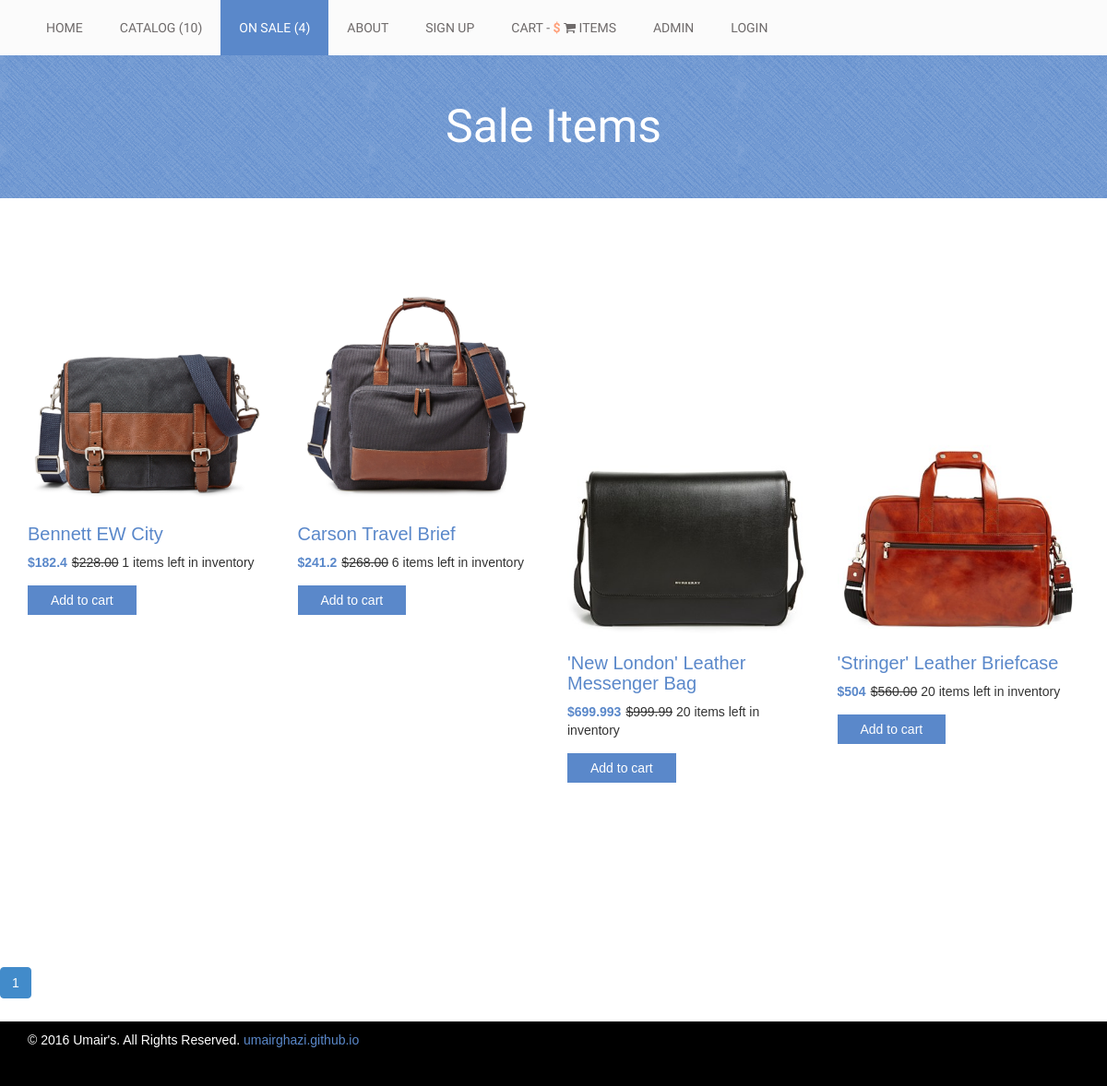
/onSale.php, run on the app's committed database.
### tables this page shows
CREATE TABLE `products` (
  `prod_id` int(2) NOT NULL AUTO_INCREMENT,
  `prod_quantity` int(2) NOT NULL DEFAULT '0',
  `prod_model` varchar(11) NOT NULL DEFAULT '0',
  `prod_image` varchar(72) NOT NULL DEFAULT 'others/none.jpg',
  `prod_price` decimal(5,2) NOT NULL,
  `prod_discount` double NOT NULL DEFAULT '0',
  `prod_ordered` int(1) NOT NULL DEFAULT '0',
  `prod_name` varchar(52) NOT NULL,
  `prod_description` varchar(1280) NOT NULL DEFAULT '',
  `prod_url` varchar(60) DEFAULT NULL,
  `prod_viewed` int(1) NOT NULL DEFAULT '0',
  PRIMARY KEY (`prod_id`),
  KEY `products_id` (`prod_id`),
  KEY `products_id_2` (`prod_id`)
);

### dbInfo.php (called while the page is built)
<?php
	$host = "localhost";
$user = "";
$pass = "";
$db = "";
?>

### DB.class.php (called while the page is built, shortened)
<?php
class DB
{
    public $connection;
    function __construct()
    {
        require_once("dbInfo.php");
        $this->connection = new mysqli($host, $user, $pass, $db);
        $this->connection->query("SET character_set_results = 'utf8', character_set_client = 'utf8', character_set_connection = 'utf8', character_set_database = 'utf8', character_set_server = 'utf8'");
    }
    function getNonSaleProducts()
    {
        $data = array();
        if ($stmt = $this->connection->prepare("select * from products WHERE prod_discount = 0")) {
            $stmt->execute();
            $stmt->store_result();
            $stmt->bind_result($pr_id, $pr_quantity, $pr_model, $pr_image, $pr_price, $pr_discount, $pr_ordered, $pr_name, $pr_description, $pr_url, $pr_viewed);
            if ($stmt->num_rows > 0) {
                while ($stmt->fetch()) {
                    $data[] = array("prod_id" => $pr_id,
                        "prod_quantity" => $pr_quantity,
                        "prod_model" => $pr_model,
                        "prod_image" => $pr_image,
                        "prod_price" => $pr_price,
                        "prod_discount" => $pr_discount,
                        "prod_ordered" => $pr_ordered,
                        "prod_name" => $pr_name,
                        "prod_description" => $pr_description,
                        "prod_url" => $pr_url);
                }
            }
        }
        return $data;
    }
    function getSaleProducts()
    {
        $data = array();
        if ($stmt = $this->connection->prepare("select * from products WHERE prod_discount > 0")) {
            $stmt->execute();
            $stmt->store_result();
            $stmt->bind_result($pr_id, $pr_quantity, $pr_model, $pr_image, $pr_price, $pr_discount, $pr_ordered, $pr_name, $pr_description, $pr_url, $pr_viewed);
            if ($stmt->num_rows > 0) {
                while ($stmt->fetch()) {
                    $data[] = array("prod_id" => $pr_id,
                        "prod_quantity" => $pr_quantity,
                        "prod_model" => $pr_model,
                        "prod_image" => $pr_image,
                        "prod_price" => $pr_price,
                        "prod_discount" => $pr_discount,
                        "prod_ordered" => $pr_ordered,
                        "prod_name" => $pr_name,
                        "prod_description" => $pr_description,
                        "prod_url" => $pr_url);
                }
            }
        }
        return $data;
    }
    function saleProdsForPagination($start_from, $limit)
    {
        $data = array();
        if ($stmt = $this->connection->prepare("select * from products WHERE prod_discount > 0 ORDER BY prod_id ASC LIMIT ?,? ")) {
            $stmt->bind_param("ss", $start_from, $limit);
            $stmt->execute();
            $stmt->store_result();
            $stmt->bind_result($pr_id, $pr_quantity, $pr_model, $pr_image, $pr_price, $pr_discount, $pr_ordered, $pr_name, $pr_description, $pr_url, $pr_viewed);
            if ($stmt->num_rows > 0) {
                while ($stmt->fetch()) {
                    $data[] = array("prod_id" => $pr_id,
                        "prod_quantity" => $pr_quantity,
                        "prod_model" => $pr_model,
                        "prod_image" => $pr_image,
                        "prod_price" => $pr_price,
                        "prod_discount" => $pr_discount,
                        "prod_ordered" => $pr_ordered,
                        "prod_name" => $pr_name,
                        "prod_description" => $pr_description,
                        "prod_url" => $pr_url);
                }
            }
        }
        return $data;
    }
}

### onSale.php (the view, shortened to what this page needs)
<?php
include("header.php");
$limit = 4;
if (isset($_GET['page'])) {
    $page = $_GET['page'];
} else {
    $page = 1;
}
$start_from = ($page - 1) * $limit;
$products = $db->saleProdsForPagination($start_from, $limit);
$pr = $db->getSaleProducts();
?>
<div class="product-big-title-area">
    <div class="container">
        <div class="row">
            <div class="col-md-12">
                <div class="product-bit-title text-center">
                    <h2>Sale Items</h2>
                </div>
            </div>
        </div>
    </div>
</div>
<div class="single-product-area">
    <div class="container">
        <div class="row">
            <?php
            foreach ($products as $product) {
                $actualPrice = $product['prod_price'];
                $discount = $product['prod_discount'];
                $disPrice = $actualPrice - ($actualPrice * ($discount/100));
                echo '<div class="col-md-3 col-sm-6">
                                <div class="single-shop-product">
                                    <div class="product-upper">
                                         <img src=' . $product["prod_image"] . ' alt="">
                                    </div>
                                    <h2><a href="singleProduct.php?prod_id=' . $product["prod_id"] . ' "> ' . $product["prod_name"] . '</a></h2>
                                    <div class="product-carousel-price">
                                    <ins>$'. $disPrice . '</ins><del>$'. $product["prod_price"] . '</del>
                                    <span id="'.$product["prod_id"].'"><span id="items-left">'.$product["prod_quantity"].'</span> items left in inventory</span>
                                    </div>
                                    <div class="product-option-shop">
                                        <button data-prod-id="'.$product["prod_id"]. '" class="add_to_cart_button" onclick="cartFunctions.addToCart(this); cartFunctions.getItemsLeftFromCart(this);">Add to cart</button>
                                    </div>
                                </div>
                              </div>';
            }
            ?>
        </div>
    </div>
</div>
<?php
$total_records = count($pr);
$total_pages = ceil($total_records / $limit);
$pagLink = "<ul class='pagination'>";
for ($i = 1; $i <= $total_pages; $i++) {
    if ($_GET['page'] == $i) {
        $pagLink .= "<li class = 'active'><a href='onSale.php?page=" . $i . "'>" . $i . "</a></li>";
    } else {
        $pagLink .= "<li><a href='onSale.php?page=" . $i . "'>" . $i . "</a></li>";
    }
};
echo $pagLink . "</ul>";
?>
<?php include "footer.php" ?>
</body>
</html>

### style.css (style rules this page uses)
img { max-width: 100%; height: auto; }
h1, h2, h3, h4, h5, h6 { margin: 0 0 15px; }
body { font-family: Arial, Helvetica, sans-serif; }
.product-carousel-price ins { color: #5a88ca; font-weight: 700; margin-right: 5px; text-decoration: none; }
a { color: #5a88ca }
.product-big-title-area { background: url(img/crossword.png) repeat scroll 0 0 #5a88ca }
.product-bit-title h2 { font-family: raleway; font-size: 50px; font-weight: 200; margin: 0; padding: 50px 0; color: #fff; }
.single-product-area { padding: 80px 0 130px; }
.add_to_cart_button { background: none repeat scroll 0 0 #5a88ca; border: medium none; color: #fff; padding: 6px 25px; display: inline-block }
.single-shop-product h2 { font-size: 20px; margin: 10px 0; }
.product-option-shop { margin-top: 15px; }
.single-shop-product { margin-bottom: 50px }
.pagination > li > a, .pagination > li > span { color: #5a88ca; }

### data on the page
products: prod_image (picture), prod_name "Bennett EW City", disPrice "182.4", prod_price "228.00", prod_quantity "1"
products: prod_image (picture), prod_name "Carson Travel Brief", disPrice "241.2", prod_price "268.00", prod_quantity "6"
products: prod_image (picture), prod_name "'New London' Leather Messenger Bag", disPrice "699.993", prod_price "999.99", prod_quantity "20"
products: prod_image (picture), prod_name "'Stringer' Leather Briefcase", disPrice "504", prod_price "560.00", prod_quantity "20"

### other printed values
$name "HOME CATALOG (10) ON SALE (4) ABOUT SIGN UP ADMIN LOGIN"
$name "CART"
